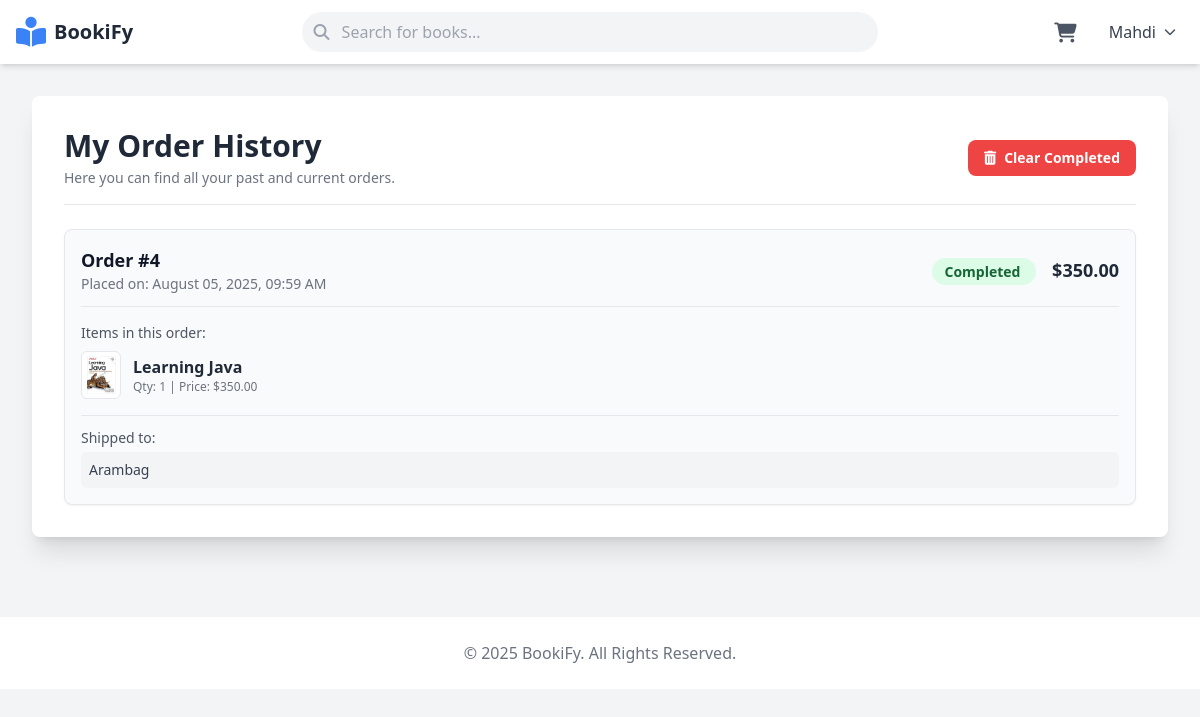
The app's page /accounts/my-orders/ (signed in) with its own data.
### store/models.py (models this page shows, shortened)
class Order(models.Model):
    user = models.ForeignKey(User, on_delete=models.CASCADE)
    total_price = models.DecimalField(max_digits=10, decimal_places=2)
    shipping_address = models.TextField()
    order_date = models.DateTimeField(auto_now_add=True)
    is_completed = models.BooleanField(default=False)

class OrderItem(models.Model):
    order = models.ForeignKey(Order, related_name='items', on_delete=models.CASCADE)
    book = models.ForeignKey(Book, on_delete=models.CASCADE)
    quantity = models.PositiveIntegerField()
    price = models.DecimalField(max_digits=10, decimal_places=2)

class Book(models.Model):
    title = models.CharField(max_length=200)
    author = models.CharField(max_length=200)
    description = models.TextField()
    price = models.DecimalField(max_digits=10, decimal_places=2)
    image = models.ImageField(upload_to='book_images/', null=True, blank=True)
    created_at = models.DateTimeField(auto_now_add=True)

### accounts/views.py (the view)
# urls.py: path('my-orders/', views.my_orders, name='my_orders'),
@login_required
def my_orders(request):
    orders = Order.objects.filter(user=request.user).order_by('-order_date')
    context = {'orders': orders}
    return render(request, 'accounts/my_orders.html', context)

### store/context_processors.py (called while the page is built)
def cart_item_count(request):
    if request.user.is_authenticated:
        try:
            cart = Cart.objects.get(user=request.user)
            item_count = sum(item.quantity for item in cart.items.all())
        except Cart.DoesNotExist:
            item_count = 0
    else:
        item_count = 0
    return {'cart_item_count': item_count}

### templates/accounts/my_orders.html (shortened to what this page needs)
{% extends 'base.html' %}
{% load humanize %}
{% block content %}
<div class="bg-white rounded-lg shadow-xl p-6 md:p-8">
    <div class="flex flex-col md:flex-row items-start md:items-center justify-between border-b pb-4 mb-6">
        <div>
            <h1 class="text-3xl font-bold text-gray-800">My Order History</h1>
            <p class="text-sm text-gray-500 mt-1">Here you can find all your past and current orders.</p>
        </div>
        {% if orders %}
        <form action="{% url 'clear_completed_orders' %}" method="POST" onsubmit="return confirm('Are you sure you want to permanently delete your completed order history? This action cannot be undone.');">
            <button type="submit" class="mt-2 md:mt-0 flex items-center bg-red-500 text-white px-4 py-2 rounded-lg hover:bg-red-600 transition-colors duration-300 text-sm font-semibold">
                <i class="fas fa-trash-alt mr-2"></i>
                Clear Completed
            </button>
        </form>
        {% endif %}
    </div>
    {% if orders %}
    <div class="space-y-6">
        {% for order in orders %}
        <div class="bg-gray-50 rounded-lg shadow-sm border p-4 transition-shadow hover:shadow-md">
            <div class="flex flex-col md:flex-row justify-between items-start md:items-center border-b pb-3">
                <div>
                    <h2 class="text-lg font-bold text-gray-900">Order #{{ order.id }}</h2>
                    <p class="text-sm text-gray-500">Placed on: {{ order.order_date|date:"F d, Y, h:i A" }}</p>
                </div>
                <div class="mt-2 md:mt-0">
                    <span class="px-3 py-1 text-sm font-semibold rounded-full
                        {% if order.is_completed %} bg-green-100 text-green-800 {% else %} bg-yellow-100 text-yellow-800 {% endif %}">
                        {% if order.is_completed %}Completed{% else %}Processing{% endif %}
                    </span>
                    <span class="ml-4 text-lg font-bold text-gray-800">${{ order.total_price }}</span>
                </div>
            </div>
            <div class="mt-4">
                <p class="text-sm font-medium text-gray-600 mb-2">Items in this order:</p>
                <div class="space-y-3">
                    {% for item in order.items.all %}
                    <div class="flex items-center space-x-3">
                        <img src="{{ item.book.image.url }}" alt="{{ item.book.title }}" class="w-10 h-12 object-contain border p-1 rounded-md bg-white">
                        <div>
                            <p class="font-semibold text-gray-800">{{ item.book.title }}</p>
                            <p class="text-xs text-gray-500">Qty: {{ item.quantity }} | Price: ${{ item.price }}</p>
                        </div>
                    </div>
                    {% endfor %}
                </div>
            </div>
            <div class="mt-4 border-t pt-3">
                <p class="text-sm font-medium text-gray-600">Shipped to:</p>
                <p class="text-sm text-gray-700 bg-gray-100 p-2 rounded-md mt-1">{{ order.shipping_address }}</p>
            </div>
        </div>
        {% endfor %}
    </div>
    {% endif %}
</div>
{% endblock %}

### templates/base.html (shortened to what this page needs)
{% load static %}
<!DOCTYPE html>
<html lang="en">
<head>
    <script src="https://cdn.tailwindcss.com"></script>
    <link rel="stylesheet" href="https://cdnjs.cloudflare.com/ajax/libs/font-awesome/6.5.1/css/all.min.css" />
</head>
<body class="bg-gray-100 font-sans">
    <nav class="bg-white shadow-md sticky top-0 z-50">
        <div class="max-w-7xl mx-auto px-4">
            <div class="flex justify-between items-center h-16">
                <div class="flex-shrink-0">
                    <a href="{% url 'home' %}" class="flex items-center space-x-2">
                        <i class="fas fa-book-reader text-3xl text-blue-500"></i>
                        <span class="text-xl font-bold text-gray-800">BookiFy</span>
                    </a>
                </div>
                <div class="hidden md:flex flex-grow items-center justify-center px-10">
                    <form method="GET" action="{% url 'home' %}" class="w-full max-w-xl">
                        <div class="relative">
                            <span class="absolute inset-y-0 left-0 pl-3 flex items-center">
                                <i class="fas fa-search text-gray-400"></i>
                            </span>
                            <input class="w-full bg-gray-100 border-transparent rounded-full pl-10 pr-4 py-2 focus:outline-none focus:ring-2 focus:ring-blue-500" type="text" name="q" placeholder="Search for books..." value="{{ search_query }}">
                        </div>
                    </form>
                </div>
                <div class="hidden md:flex items-center space-x-4">
                    {% if user.is_authenticated %}
                        <a href="{% url 'view_cart' %}" class="relative text-gray-600 hover:text-blue-600 p-2 rounded-full hover:bg-gray-100">
                            <i class="fas fa-shopping-cart fa-lg"></i>
                        </a>
                        <div class="relative">
                            <button id="user-menu-button" class="flex items-center space-x-2 p-2 rounded-full hover:bg-gray-100 focus:outline-none">
                                <span class="font-medium text-gray-700">{{ user.first_name|default:user.username }}</span>
                                <i class="fas fa-chevron-down text-xs text-gray-600"></i>
                            </button>
                        </div>
                    {% else %}
                        <a href="{% url 'login' %}" class="py-2 px-4 font-medium text-gray-600 rounded hover:bg-gray-100 transition duration-300">Login</a>
                        <a href="{% url 'register' %}" class="py-2 px-4 font-medium text-white bg-blue-500 rounded hover:bg-blue-600 transition duration-300">Register</a>
                    {% endif %}
                </div>
            </div>
        </div>
    </nav>
    <main class="max-w-7xl mx-auto py-8 px-4 sm:px-6 lg:px-8">
        {% block content %}{% endblock %}
    </main>
    <footer class="bg-white mt-12 py-6">
        <div class="max-w-7xl mx-auto px-4 text-center text-gray-500">
            <p>© {% now "Y" %} BookiFy. All Rights Reserved.</p>
        </div>
    </footer>
</body>
</html>

### records on screen
Order: id "4", order_date "August 05, 2025, 09:59 AM", is_completed "Completed", total_price "350.00", shipping_address "Arambag"
OrderItem: book.image (picture), book "Learning Java", quantity "1", price "350.00"

### other values on screen
{{ user.first_name|default:user.username }} "Mahdi"
